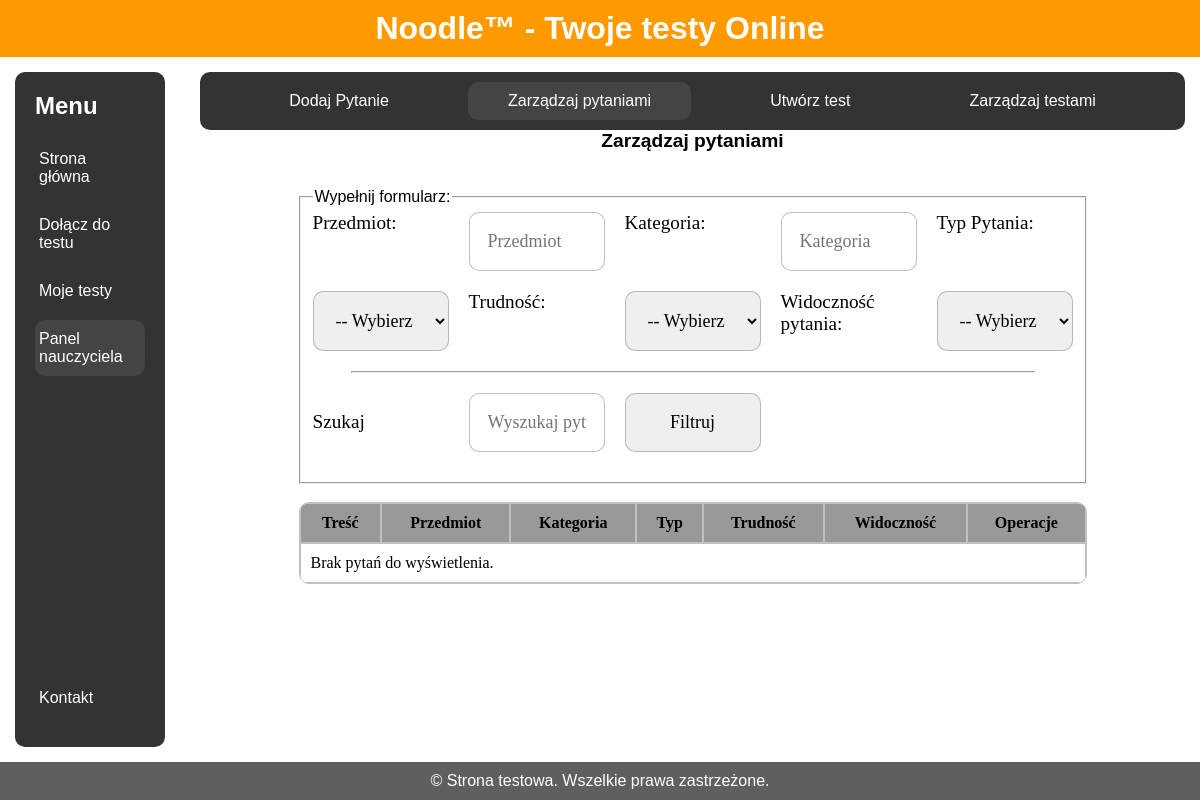
The page /Strona/html/panel_nauczyciela/zarz_pyt.php on the database as committed earlier.
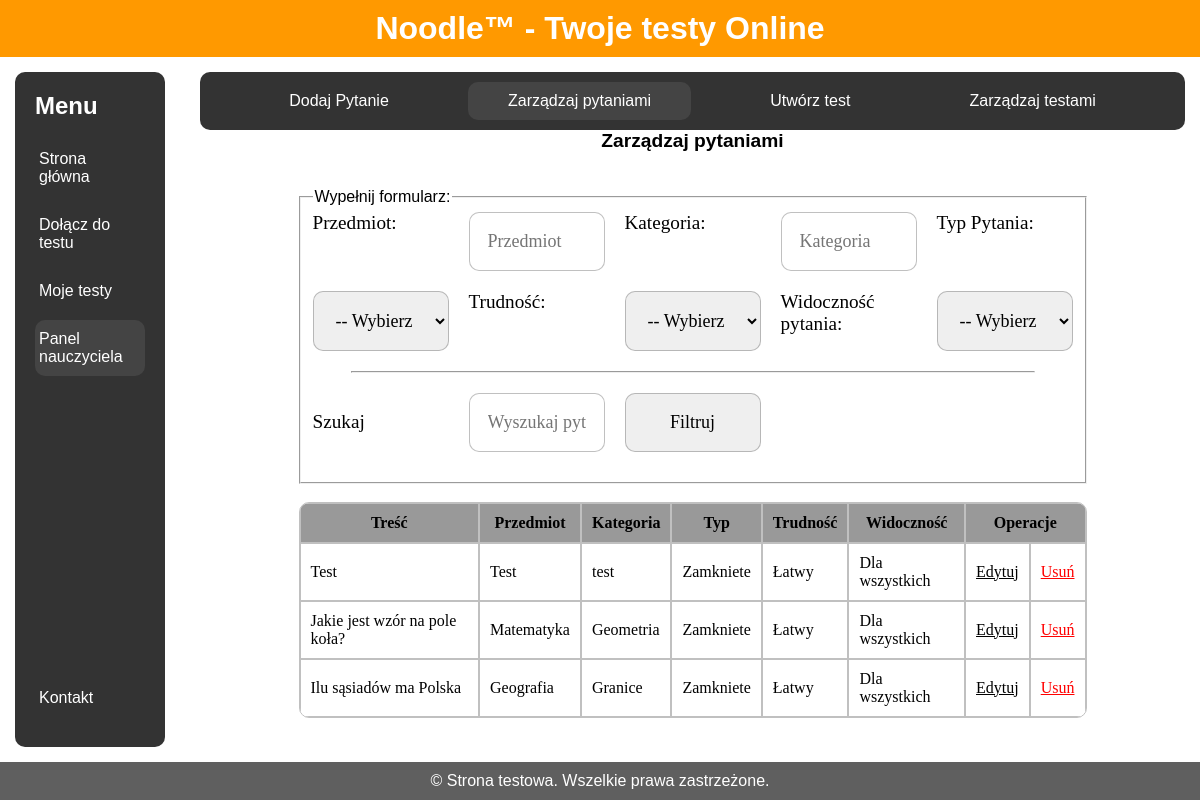
The same page on the database as committed later.
### tables this page shows
CREATE TABLE `pytania` (
  `id` int(11) NOT NULL,
  `tresc` varchar(1000) NOT NULL,
  `przedmiot_id` int(11) NOT NULL,
  `kategoria_id` int(11) NOT NULL,
  `poziom_id` int(11) NOT NULL,
  `zdjecie` varchar(50) DEFAULT NULL,
  `autor` int(11) NOT NULL,
  `prywatnosc` tinyint(1) NOT NULL,
  `typ_pytania` int(11) NOT NULL
);

CREATE TABLE `przedmioty` (
  `id` int(11) NOT NULL,
  `nazwa` varchar(30) NOT NULL
);

CREATE TABLE `kategoria` (
  `id` int(11) NOT NULL,
  `nazwa` varchar(40) NOT NULL
);

CREATE TABLE `typ_pytania` (
  `id` int(11) NOT NULL,
  `nazwa_typu` varchar(15) NOT NULL
);

CREATE TABLE `poziom` (
  `id` int(11) NOT NULL,
  `trudnosc_nazwa` varchar(10) NOT NULL
);

### Strona/html/panel_nauczyciela/zarz_pyt.php (the view, shortened to what this page needs)
<!DOCTYPE html>
<html lang="en">
<head>
    <link rel="stylesheet" href="../../styles.css">
</head>
<body>
<div class="wrapper">
    <div class="header-content" id="head">
        <h1>Noodle™ - Twoje testy Online</h1>
    </div>
    <div class="container">
    <div class="sidebar" id="menu">
        		<ul>
				<h2>Menu</h2>
				<li><a href="../../index.php">Strona główna</a></li>
				<li><a href="../dolacz_kod.php">Dołącz do testu</a></li>
				<li><a href="../moje_testy.php">Moje testy</a></li>
				<li><a href="../panel_nauczyciela.php" class="aktualna-strona">Panel nauczyciela</a></li>
        		</ul>
			<ul>
				<li>
					<a href="../kontakt.php">Kontakt</a>
				</li>
			</ul>
      		</div>
        <div class="main-content" id="main">
            <div class="innermenu" id="">
                <ul style="display: flex; justify-content: space-evenly;">
                    <li><a href="dodaj.php">Dodaj Pytanie</a></li>
                    <li><a href="zarz_pyt.php" class="aktualna-strona">Zarządzaj pytaniami</a></li>
                    <li><a href="utworz_test.php">Utwórz test</a></li>
                    <li><a href="zarz_testami.php">Zarządzaj testami</a></li>
                </ul>
            </div>
            <div class="haslo">
                <p>Zarządzaj pytaniami</p>
                <br><br>
                <fieldset style="width: 80%;">
                    <legend>Wypełnij formularz:</legend>
                    <form action="" method="GET" class="zarzadzaj">
                        <label for="przedmiot">Przedmiot:</label>
                        <input type="text" id="przedmiot" name="przedmiot" placeholder="Przedmiot" value="<?php echo isset($_GET['przedmiot']) ? $_GET['przedmiot'] : ''; ?>">
                        <label for="kategoria">Kategoria:</label>
                        <input type="text" id="kategoria" name="kategoria" placeholder="Kategoria" value="<?php echo isset($_GET['kategoria']) ? $_GET['kategoria'] : ''; ?>">
                        <label for="typ">Typ Pytania:</label>
                        <select id="typ" name="typ">
                            <option value="">-- Wybierz --</option>
                        </select>
                        <label for="poziom">Trudność:</label>
                        <select id="poziom" name="poziom">
                            <option value="">-- Wybierz --</option>
                        </select>
                        <label for="prywatnosc">Widoczność pytania:</label>
                        <select id="prywatnosc" name="prywatnosc">
                            <option value="">-- Wybierz --</option>
                        </select>
                        <hr class="full-width" style="width: 90%; margin: auto;">
                        <label for="tresc" style="align-self: center;">Szukaj</label>
                        <input type="text" id="tresc" name="tresc" placeholder="Wyszukaj pytanie po nazwie" value="<?php echo isset($_GET['tresc']) ? $_GET['tresc'] : ''; ?>">
                        <input type="submit" value="Filtruj">
                    </form>
                </fieldset>
                <br>
                <div class="pytania">
                    <table>
                        <thead>
                        <tr>
                            <th class="szerokie">Treść</th>
                            <th>Przedmiot</th>
                            <th>Kategoria</th>
                            <th>Typ</th>
                            <th>Trudność</th>
                            <th>Widoczność</th>
                            <th colspan="2">Operacje</th>
                        </tr>
                        </thead>
                        <tbody>
                        <?php
                        $servername = "localhost";
                        $username = "root";
                        $password = "";
                        $dbname = "baza";
                        $conn = new mysqli($servername, $username, $password, $dbname);
                        $sql = "SELECT pytania.id, pytania.tresc, przedmioty.nazwa AS przedmiot, kategoria.nazwa AS kategoria, typ_pytania.nazwa_typu AS typ, poziom.trudnosc_nazwa AS trudnosc, pytania.prywatnosc AS widocznosc
                                FROM Pytania
                                INNER JOIN Przedmioty ON pytania.przedmiot_id = przedmioty.id
                                INNER JOIN Kategoria ON pytania.kategoria_id = kategoria.id
                                INNER JOIN Typ_pytania ON pytania.typ_pytania = typ_pytania.id
                                INNER JOIN Poziom ON pytania.poziom_id = poziom.id
                                WHERE 1=1";
                        $result = $conn->query($sql);
                        if ($result->num_rows > 0) {
                            while ($row = $result->fetch_assoc()) {
                                echo '<tr id="' . $row['id'] . '">
                                        <td>' . $row['tresc'] . '</td>
                                        <td>' . $row['przedmiot'] . '</td>
                                        <td>' . $row['kategoria'] . '</td>
                                        <td>' . $row['typ'] . '</td>
                                        <td>' . $row['trudnosc'] . '</td>
                                        <td>' . ($row['widocznosc'] === 'tylkoja' ? 'Tylko dla mnie' : 'Dla wszystkich') . '</td>
                                        <td style="text-align:center;"><a href="edytuj.php?id=' . $row['id'] . '">Edytuj</a></td>
                                        <td style="text-align:center;"><a class="delete" href="usun.php? id=' . $row['id'] . '" style="color: red;">Usuń</a></td>
                                      </tr>';
                            }
                        } else {
                            echo '<tr><td colspan="7">Brak pytań do wyświetlenia.</td></tr>';
                        }
                        ?>
                        </tbody>
                    </table>
                </div>
            </div>
        </div>
    </div>
    <div class="footer" id="stopka">
        <p>&copy; Strona testowa. Wszelkie prawa zastrzeżone.</p>
    </div>
</div>
</body>
</html>

### Strona/styles.css (style rules this page uses)
* { box-sizing: border-box; margin: 0; }
body { font-family: Arial, sans-serif; display: flex; min-height: 100vh; flex-direction: column; }
.header-content { background-color: #ff9900; color: #fff; padding: 10px 0; text-align: center; position: sticky; width: 100%; top: 0; z-index: 1000; }
.header-content h1 { margin: 0; }
.wrapper { flex: 1; display: flex; flex-direction: column; }
.container { display: flex; flex: 1; align-items: flex-start; }
.sidebar { display: flex; flex-direction: column; background-color: #333; color: #fff; position: sticky; width: 12%; min-width: 150px; padding: 20px; margin: 15px; margin-right: 20px; border-radius: 10px; top: 0px; left: 0; height: auto; z-index: 900; overflow-y: auto; justify-content: space-between; }
.innermenu { display: flex; flex-direction: column; background-color: #333; color: #fff; width: 100%; min-width: 150px; border-radius: 10px; top: 0px; left: 0; height: auto; z-index: 900; overflow-y: auto; justify-content: space-between; align-self: start; }
.sidebar h2 { margin-bottom: 20px; }
.sidebar ul { list-style-type: none; padding: 0; margin-bottom: 0; }
.sidebar ul li { margin-bottom: 10px; }
.sidebar ul li a { color: #fff; text-decoration: none; display: block; padding: 10px 4px; }
.aktualna-strona { background-color: #444; border-radius: 10px; }
.innermenu ul { list-style-type: none; padding: 10px; margin-bottom: 0; }
.innermenu ul li a { color: #fff; text-decoration: none; display: block; padding: 10px 40px 10px 40px; }
.main-content { display: flex; flex: 1; flex-direction: column; justify-content: center; padding: 15px; flex-wrap: wrap; }
.footer { background-color: #5f5f5f; color: #fff; text-align: center; padding: 10px 0; }
form { display: grid; grid-template-columns: 1fr 1fr; gap: 20px; margin-bottom: 20px; font-family: calibri; font-size: larger; }
.full-width { grid-column: 1 / 3; position: relative; height: 100%; }
.haslo { display: flex; align-items: center; justify-content: center; min-width: 300px; flex-direction: column; }
.haslo > p { font-weight: bold; font-size: larger; }
input,textarea { padding: 1em; font-family: calibri; width: 100%; font-size: large; border: 1px solid #70707070; resize: vertical; border-radius:10px; }
table { position: relative; border-spacing: 0; font-family: calibri; z-index: 2; border: solid 1px #70707070; border-radius: 10px; overflow: hidden; }
td, th { padding: 10px; border: solid 1px #70707070; background-clip: padding-box; }
td { background-color: white; }
th { background-color: #999; }
td > a, td > a:visited { text-decoration: underline; color: black; }
.pytania { width: 80%; display: flex; align-items: center; justify-content: center; min-width: 300px; flex-direction: column; }
.pytania > table { width: 100%; }
.zarzadzaj { display: grid; grid-template-columns: 1fr 1fr 1fr 1fr 1fr; gap: 20px; margin-bottom: 20px; font-family: calibri; font-size: larger; }
.zarzadzaj > .full-width { grid-column: 1 / 6; position: relative; height: 100%; }
select { padding: 1em; font-family: calibri; width: 100%; font-size: large; border: 1px solid #70707070; resize: vertical; border-radius: 10px; }

Rows that differ between the two databases and show on the page:
added pytania: tresc "Test", przedmiot.nazwa "Test", kategoria.nazwa "test", typ_pytania.nazwa_typu "Zamkniete", poziom.trudnosc_nazwa "Łatwy", prywatnosc "Dla wszystkich"
added pytania: tresc "Jakie jest wzór na pole koła?", przedmiot.nazwa "Matematyka", kategoria.nazwa "Geometria", typ_pytania.nazwa_typu "Zamkniete", poziom.trudnosc_nazwa "Łatwy", prywatnosc "Dla wszystkich"
added pytania: tresc "Ilu sąsiadów ma Polska", przedmiot.nazwa "Geografia", kategoria.nazwa "Granice", typ_pytania.nazwa_typu "Zamkniete", poziom.trudnosc_nazwa "Łatwy", prywatnosc "Dla wszystkich"
Other text that changed with them:
text no longer shown: "Brak pytań do wyświetlenia."
